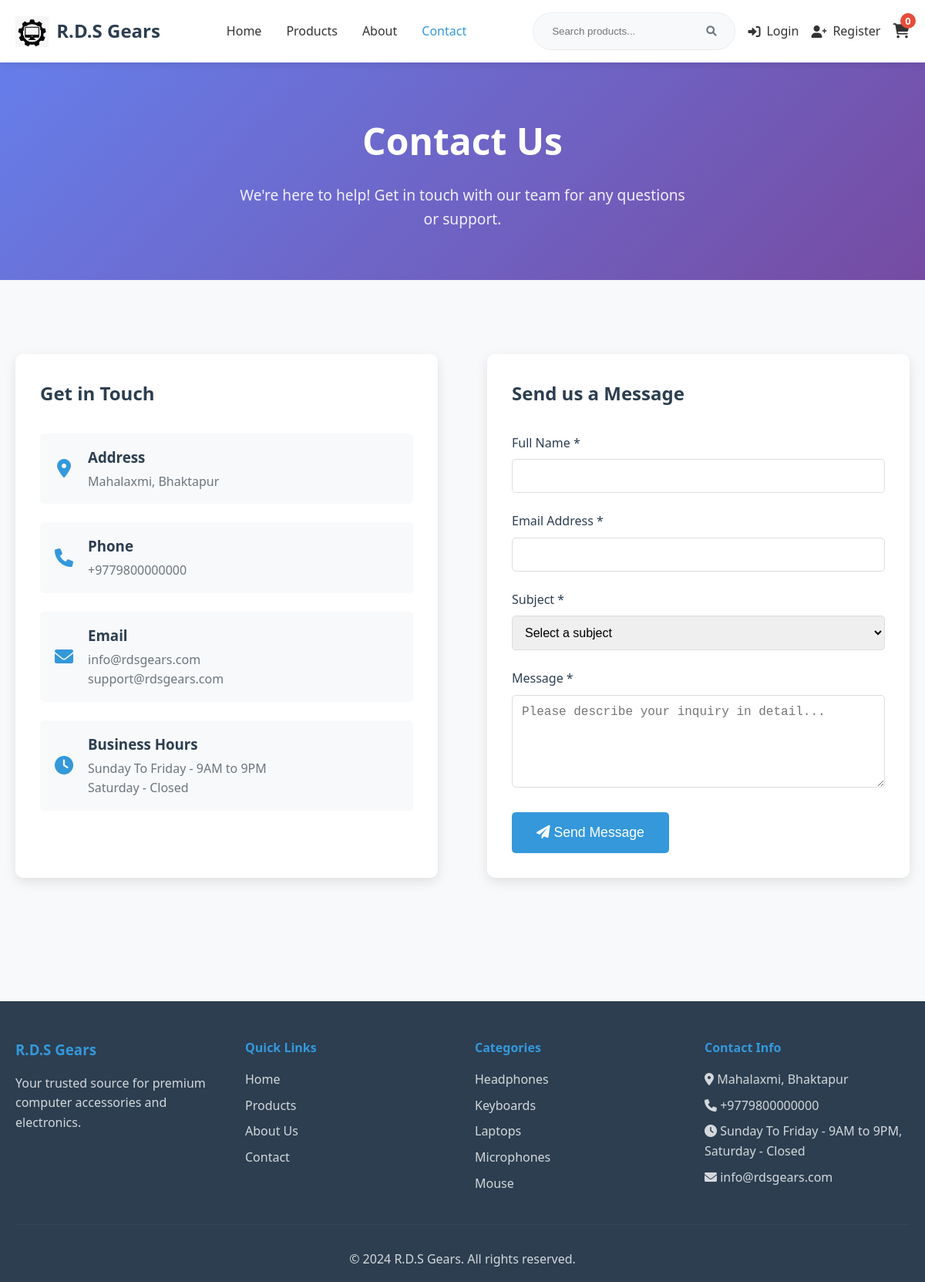
The page /contact.php on the database its author committed.
### tables this page shows
CREATE TABLE categories (
    id INT PRIMARY KEY AUTO_INCREMENT,
    name VARCHAR(100) NOT NULL,
    description TEXT,
    created_at TIMESTAMP DEFAULT CURRENT_TIMESTAMP
);

### contact.php (the view, shortened to what this page needs)
<?php
$pdo = getDBConnection();
$stmt = $pdo->query("SELECT * FROM categories ORDER BY name");
$categories = $stmt->fetchAll();
?>
<!DOCTYPE html>
<html lang="en">
<head>
    <link rel="stylesheet" href="assets/css/style.css">
    <link href="https://cdnjs.cloudflare.com/ajax/libs/font-awesome/6.0.0/css/all.min.css" rel="stylesheet">
</head>
<body>
    <header class="header">
        <nav class="navbar">
            <div class="nav-container">
                <div class="nav-logo">
                    <a href="index.php">
                        <img src="assets/images/Screenshot 2025-06-27 170834.png" alt="Logo" style="height:40px;vertical-align:middle;margin-right:10px;">
                        <span>R.D.S Gears</span>
                    </a>
                </div>
                <div class="nav-menu">
                    <a href="index.php" class="nav-link">Home</a>
                    <a href="products.php" class="nav-link">Products</a>
                    <a href="about.php" class="nav-link">About</a>
                    <a href="contact.php" class="nav-link active">Contact</a>
                </div>
                <div class="nav-actions">
                    <div class="search-box">
                        <input type="text" placeholder="Search products..." id="searchInput">
                        <button type="button" id="searchBtn">
                            <i class="fas fa-search"></i>
                        </button>
                    </div>
                    <div class="user-actions">
                        <?php if (isset($_SESSION['user_id'])): ?>
                            <span class="nav-link">
                                <i class="fas fa-user"></i>
                                <span><?php echo htmlspecialchars($_SESSION['username']); ?></span>
                            </span>
                            <a href="logout.php" class="nav-link">
                                <i class="fas fa-sign-out-alt"></i>
                                <span>Logout</span>
                            </a>
                        <?php else: ?>
                            <a href="login.php" class="nav-link">
                                <i class="fas fa-sign-in-alt"></i>
                                <span>Login</span>
                            </a>
                            <a href="register.php" class="nav-link">
                                <i class="fas fa-user-plus"></i>
                                <span>Register</span>
                            </a>
                        <?php endif; ?>
                        <a href="cart.php" class="cart-icon">
                            <i class="fas fa-shopping-cart"></i>
                            <span class="cart-count" id="cartCount">0</span>
                        </a>
                    </div>
                </div>
            </div>
        </nav>
    </header>
    <section class="contact-hero">
        <div class="container">
            <h1>Contact Us</h1>
            <p>We're here to help! Get in touch with our team for any questions or support.</p>
        </div>
    </section>
    <div class="contact-page">
        <div class="container">
            <div class="contact-content">
                <div class="contact-grid">
                    <div class="contact-info">
                        <h2>Get in Touch</h2>
                        <div class="contact-item">
                            <i class="fas fa-map-marker-alt"></i>
                            <div class="contact-item-content">
                                <h3>Address</h3>
                                <p>Mahalaxmi, Bhaktapur</p>
                            </div>
                        </div>
                        <div class="contact-item">
                            <i class="fas fa-phone"></i>
                            <div class="contact-item-content">
                                <h3>Phone</h3>
                                <p>+9779800000000</p>
                            </div>
                        </div>
                        <div class="contact-item">
                            <i class="fas fa-envelope"></i>
                            <div class="contact-item-content">
                                <h3>Email</h3>
                                <p>info@rdsgears.com<br>support@rdsgears.com</p>
                            </div>
                        </div>
                        <div class="contact-item">
                            <i class="fas fa-clock"></i>
                            <div class="contact-item-content">
                                <h3>Business Hours</h3>
                                <p>Sunday To Friday - 9AM to 9PM<br>Saturday - Closed</p>
                            </div>
                        </div>
                    </div>
                    <div class="contact-form">
                        <h2>Send us a Message</h2>
                        <form method="POST" action="contact.php" id="contactForm">
                            <div class="form-group">
                                <label for="name">Full Name *</label>
                                <input type="text" id="name" name="name" required
                                       value="<?php echo htmlspecialchars($_POST['name'] ?? ''); ?>">
                            </div>
                            <div class="form-group">
                                <label for="email">Email Address *</label>
                                <input type="email" id="email" name="email" required
                                       value="<?php echo htmlspecialchars($_POST['email'] ?? ''); ?>">
                            </div>
                            <div class="form-group">
                                <label for="subject">Subject *</label>
                                <select id="subject" name="subject" required>
                                    <option value="">Select a subject</option>
                                </select>
                            </div>
                            <div class="form-group">
                                <label for="message">Message *</label>
                                <textarea id="message" name="message" required placeholder="Please describe your inquiry in detail..."><?php echo htmlspecialchars($_POST['message'] ?? ''); ?></textarea>
                            </div>
                            <button type="submit" class="submit-btn">
                                <i class="fas fa-paper-plane"></i>
                                Send Message
                            </button>
                        </form>
                    </div>
                </div>
            </div>
        </div>
    </div>
    <footer class="footer">
        <div class="container">
            <div class="footer-content">
                <div class="footer-section">
                    <h3>R.D.S Gears</h3>
                    <p>Your trusted source for premium computer accessories and electronics.</p>
                </div>
                <div class="footer-section">
                    <h4>Quick Links</h4>
                    <ul>
                        <li><a href="index.php">Home</a></li>
                        <li><a href="products.php">Products</a></li>
                        <li><a href="about.php">About Us</a></li>
                        <li><a href="contact.php">Contact</a></li>
                    </ul>
                </div>
                <div class="footer-section">
                    <h4>Categories</h4>
                    <ul>
                        <?php foreach ($categories as $category): ?>
                        <li><a href="products.php?category=<?php echo $category['id']; ?>">
                            <?php echo htmlspecialchars($category['name']); ?>
                        </a></li>
                        <?php endforeach; ?>
                    </ul>
                </div>
                <div class="footer-section">
                    <h4>Contact Info</h4>
                    <p><i class="fas fa-map-marker-alt"></i> Mahalaxmi, Bhaktapur</p>
                    <p><i class="fas fa-phone"></i> +9779800000000</p>
                    <p><i class="fas fa-clock"></i> Sunday To Friday - 9AM to 9PM, Saturday - Closed</p>
                    <p><i class="fas fa-envelope"></i> info@rdsgears.com</p>
                </div>
            </div>
            <div class="footer-bottom">
                <p>&copy; 2024 R.D.S Gears. All rights reserved.</p>
            </div>
        </div>
    </footer>
</body>
</html>

### assets/css/style.css (style rules this page uses)
* { margin: 0; padding: 0; box-sizing: border-box; }
body { font-family: 'Segoe UI', Tahoma, Geneva, Verdana, sans-serif; line-height: 1.6; color: #333; background-color: #f8f9fa; }
.container { max-width: 1200px; margin: 0 auto; padding: 0 20px; }
.header { background: #fff; box-shadow: 0 2px 10px rgba(0,0,0,0.1); position: sticky; top: 0; z-index: 1000; }
.navbar { padding: 1rem 0; }
.nav-container { display: flex; justify-content: space-between; align-items: center; max-width: 1200px; margin: 0 auto; padding: 0 20px; }
.nav-logo a { display: flex; align-items: center; text-decoration: none; color: #2c3e50; font-size: 1.5rem; font-weight: bold; }
.nav-menu { display: flex; list-style: none; gap: 2rem; }
.nav-link { text-decoration: none; color: #333; font-weight: 500; transition: color 0.3s ease; display: flex; align-items: center; gap: 0.5rem; }
.nav-link:hover, .nav-link.active { color: #3498db; }
.nav-actions { display: flex; align-items: center; gap: 1rem; }
.search-box { display: flex; align-items: center; background: #f8f9fa; border-radius: 25px; padding: 0.5rem 1rem; border: 1px solid #e9ecef; }
.search-box input { border: none; background: none; outline: none; padding: 0.5rem; width: 200px; }
.search-box button { background: none; border: none; color: #6c757d; cursor: pointer; padding: 0.5rem; }
.user-actions { display: flex; align-items: center; gap: 1rem; }
.cart-icon { position: relative; text-decoration: none; color: #333; font-size: 1.2rem; }
.cart-count { position: absolute; top: -8px; right: -8px; background: #e74c3c; color: white; border-radius: 50%; width: 20px; height: 20px; display: flex; align-items: center; justify-content: center; font-size: 0.8rem; font-weight: bold; }
.footer { background: #2c3e50; color: white; padding: 3rem 0 1rem; }
.footer-content { display: grid; grid-template-columns: repeat(auto-fit, minmax(250px, 1fr)); gap: 2rem; margin-bottom: 2rem; }
.footer-section h3, .footer-section h4 { margin-bottom: 1rem; color: #3498db; }
.footer-section p { margin-bottom: 0.5rem; opacity: 0.8; }
.footer-section ul { list-style: none; }
.footer-section ul li { margin-bottom: 0.5rem; }
.footer-section ul li a { color: white; text-decoration: none; opacity: 0.8; transition: opacity 0.3s ease; }
.footer-bottom { text-align: center; padding-top: 2rem; border-top: 1px solid #34495e; opacity: 0.8; }

### contact.php (style rules this page uses)
.contact-page { padding: 2rem 0; }
.contact-hero { background: linear-gradient(135deg, #667eea 0%, #764ba2 100%); color: white; padding: 4rem 0; text-align: center; }
.contact-hero h1 { font-size: 3rem; margin-bottom: 1rem; }
.contact-hero p { font-size: 1.2rem; opacity: 0.9; max-width: 600px; margin: 0 auto; }
.contact-content { padding: 4rem 0; }
.contact-grid { display: grid; grid-template-columns: 1fr 1fr; gap: 4rem; margin-bottom: 4rem; }
.contact-info { background: white; padding: 2rem; border-radius: 10px; box-shadow: 0 5px 15px rgba(0,0,0,0.1); }
.contact-info h2 { color: #2c3e50; margin-bottom: 2rem; }
.contact-item { display: flex; align-items: center; margin-bottom: 1.5rem; padding: 1rem; background: #f8f9fa; border-radius: 5px; }
.contact-item i { font-size: 1.5rem; color: #3498db; margin-right: 1rem; width: 30px; text-align: center; }
.contact-item-content h3 { color: #2c3e50; margin-bottom: 0.25rem; }
.contact-item-content p { color: #6c757d; margin: 0; }
.contact-form { background: white; padding: 2rem; border-radius: 10px; box-shadow: 0 5px 15px rgba(0,0,0,0.1); }
.contact-form h2 { color: #2c3e50; margin-bottom: 2rem; }
.form-group { margin-bottom: 1.5rem; }
.form-group label { display: block; margin-bottom: 0.5rem; color: #2c3e50; font-weight: 500; }
.form-group input, .form-group textarea, .form-group select { width: 100%; padding: 0.75rem; border: 1px solid #ddd; border-radius: 5px; font-size: 1rem; transition: border-color 0.3s ease; }
.form-group textarea { resize: vertical; min-height: 120px; }
.submit-btn { background: #3498db; color: white; border: none; padding: 1rem 2rem; border-radius: 5px; font-size: 1.1rem; font-weight: 500; cursor: pointer; transition: background 0.3s ease; }

### rows shown on the page
categories: name "Headphones"
categories: name "Keyboards"
categories: name "Laptops"
categories: name "Microphones"
categories: name "Mouse"
